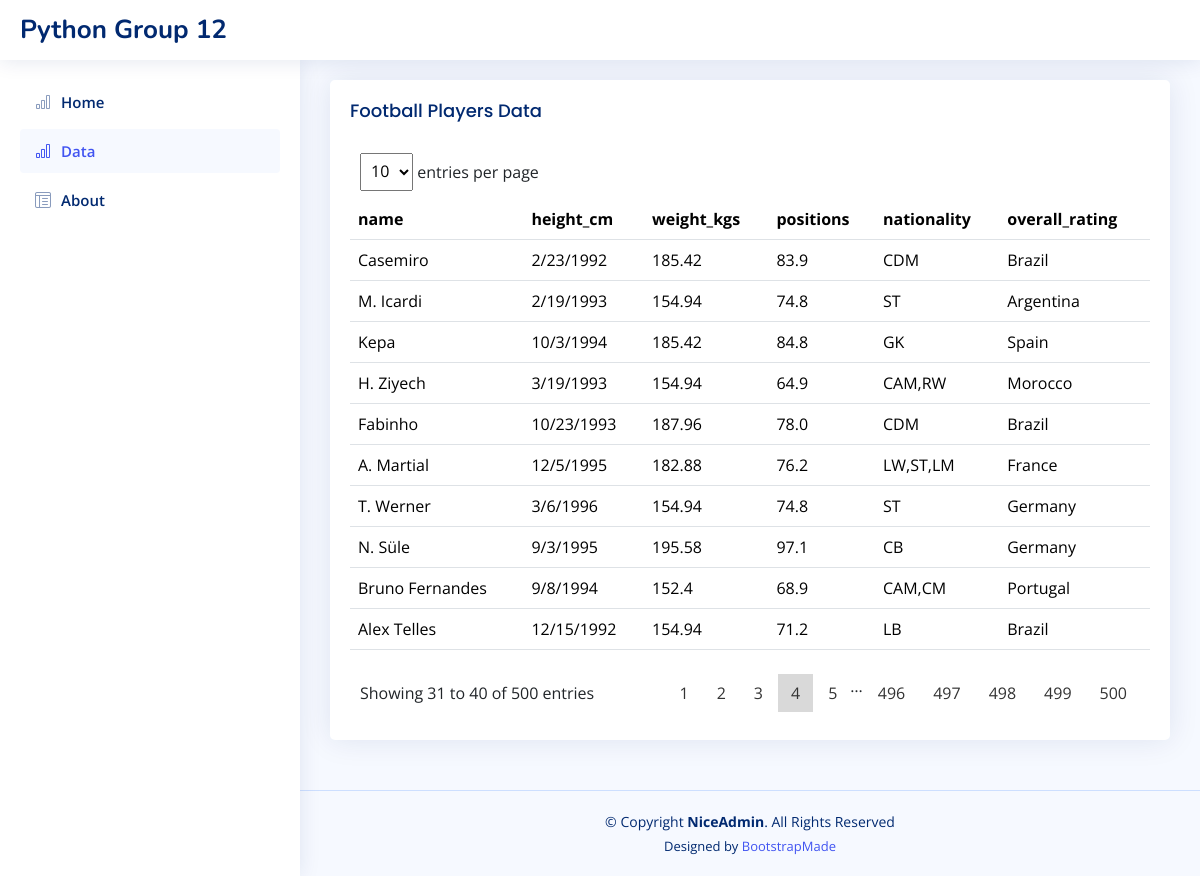
The page /data?page=4&per_page=10 on the database its author committed.
### tables this page shows
CREATE TABLE "players" (
"index" INTEGER,
  "Unnamed: 0" INTEGER,
  "name" TEXT,
  "birth_date" TEXT,
  "height_cm" REAL,
  "weight_kgs" REAL,
  "positions" TEXT,
  "nationality" TEXT,
  "overall_rating" INTEGER
);

### website/index.py (the view)
@app.route("/data")
def data():
    page = request.args.get('page', 1, type=int)
    PER_PAGE = request.args.get('per_page',10, type=int)
    start = (page - 1) * PER_PAGE
    end = start + PER_PAGE
    print(start, end)
    con = sqlite3.connect(r'database\Football.db')
    cursor = con.cursor()
    players = cursor.execute(f"SELECT * FROM players limit {start}, {PER_PAGE}").fetchall()
    total_number = cursor.execute("SELECT COUNT(*) FROM players").fetchone()[0]
    con.close()
    g.per_page = PER_PAGE
    g.start = start
    g.end = end
    g.page = page
    g.current_year = datetime.datetime.now().year
    return render_template('data.html', players=players, total_number = total_number)

### website/templates/data.html (shortened to what this page needs)
<!DOCTYPE html>
<html lang="en">
<head>
  <link href="/assets/vendor/bootstrap/css/bootstrap.min.css" rel="stylesheet">
  <link href="/assets/vendor/bootstrap-icons/bootstrap-icons.css" rel="stylesheet">
  <link href="/assets/vendor/simple-datatables/style.css" rel="stylesheet">
  <link href="/assets/css/style.css" rel="stylesheet">
</head>
<body>
  <header id="header" class="header fixed-top d-flex align-items-center">
    <div class="d-flex align-items-center justify-content-between">
      <a href="index.html" class="logo d-flex align-items-center">
        <span class="d-none d-lg-block">Python Group 12</span>
      </a>
    </div>
  </header>
  <aside id="sidebar" class="sidebar">
    <ul class="sidebar-nav" id="sidebar-nav">
      <li class="nav-item">
        <a class="nav-link collapsed" data-bs-target="#charts-nav" data-bs-toggle="collapsed" href="{{ url_for('index') }}">
          <i class="bi bi-bar-chart"></i><span>Home</span>
        </a>
      </li>
      <li class="nav-item">
        <a class="nav-link " data-bs-target="#charts-nav" data-bs-toggle="collapsed" href="{{ url_for('data') }}">
          <i class="bi bi-bar-chart"></i><span>Data</span>
        </a>
      </li>
      <li class="nav-item">
        <a class="nav-link collapsed" data-bs-target="#tables-nav" data-bs-toggle="show" href="{{ url_for('about') }}">
          <i class="bi bi-layout-text-window-reverse"></i><span>About</span>
        </a>
      </li>
    </ul>
  </aside>
  <main id="main" class="main">
    <section class="section">
      <div class="row">
        <div class="col-lg-12">
          <div class="card">
            <div class="card-body">
              <h5 class="card-title">Football Players Data</h5>
              <div class="datatable-top">
    <div class="datatable-dropdown">
            <label>
              <form id="per_page_form" method="get" action="{{ url_for('data') }}">
                <select class="datatable-selector" name="per_page" id="per_page" onchange="this.form.submit()">
                  <option value="10" {% if g.per_page == 10 %} selected="" {% endif %} >10</option>
                </select> entries per page
              </form>
            </label>
        </div>
</div>
              <table class="table datatable">
                <thead>
                  <tr>
                    <th>
                      name
                    </th>
                    <th>height_cm</th>
                    <th>weight_kgs</th>
                    <th>positions</th>
                    <th>nationality</th>
                    <th>overall_rating</th>
                  </tr>
                </thead>
                <tbody>
                  {%for p in players %}
                  <tr>
                    <td>{{p[2]}}</td>
                    <td>{{p[3]}}</td>
                    <td>{{p[4]}}</td>
                    <td>{{p[5]}}</td>
                    <td>{{p[6]}}</td>
                    <td>{{p[7]}}</td>
                  </tr>
                  {% endfor %}
                </tbody>
              </table>
              <div class="datatable-bottom">
    <div class="datatable-info">Showing {{g.start+1}} to {{g.end}} of {{total_number}} entries</div>
    <nav class="datatable-pagination">
      <ul class="datatable-pagination-list">
      {%if total_number > 10 %}
        {%for i in range(5)%}
        {%if i+1 == g.page %}
        <li class="datatable-pagination-list-item datatable-active"><a data-page="1" class="datatable-pagination-list-item-link" aria-label="Page 1">{{i+1}}</a></li>
        {%else %}
        <li class="datatable-pagination-list-item"><a data-page="{{i+1}}" class="datatable-pagination-list-item-link" aria-label="Page 2" href="{{ url_for('data', page = i+1, per_page = g.per_page) }}">{{i+1}}</a></li>
        {%endif%}
        {% endfor %}
      <li>…</li>
      {%for i in range(total_number-5,total_number)%}
        <li class="datatable-pagination-list-item"><a data-page="{{i+1}}" class="datatable-pagination-list-item-link" aria-label="Page 2" href="{{ url_for('data', page = i+1, per_page = g.per_page) }}">{{i+1}}</a></li>
      {% endfor %}
      {% endif %}
      </ul>
      </div>
            </div>
          </div>
        </div>
      </div>
    </section>
  </main>
  <footer id="footer" class="footer">
    <div class="copyright">
      &copy; Copyright <strong><span>NiceAdmin</span></strong>. All Rights Reserved
    </div>
    <div class="credits">
      Designed by <a href="https://bootstrapmade.com/">BootstrapMade</a>
    </div>
  </footer>
</body>
</html>

### website/assets/css/style.css (style rules this page uses)
:root { scroll-behavior: smooth; }
body { font-family: "Open Sans", sans-serif; background: #f6f9ff; color: #444444; }
a { color: #4154f1; text-decoration: none; }
h1, h2, h3, h4, h5, h6 { font-family: "Nunito", sans-serif; }
#main { margin-top: 60px; padding: 20px 30px; transition: all 0.3s; }
.card { margin-bottom: 30px; border: none; border-radius: 5px; box-shadow: 0px 0 30px rgba(1, 41, 112, 0.1); }
.card-title { padding: 20px 0 15px 0; font-size: 18px; font-weight: 500; color: #012970; font-family: "Poppins", sans-serif; }
.card-body { padding: 0 20px 20px 20px; }
.logo { line-height: 1; }
@media (min-width: 1200px) { .logo { width: 280px; } }
.logo span { font-size: 26px; font-weight: 700; color: #012970; font-family: "Nunito", sans-serif; }
.header { transition: all 0.5s; z-index: 997; height: 60px; box-shadow: 0px 2px 20px rgba(1, 41, 112, 0.1); background-color: #fff; padding-left: 20px; }
.sidebar { position: fixed; top: 60px; left: 0; bottom: 0; width: 300px; z-index: 996; transition: all 0.3s; padding: 20px; overflow-y: auto; scrollbar-width: thin; scrollbar-color: #aab7cf transparent; box-shadow: 0px 0px 20px rgba(1, 41, 112, 0.1); background-color: #fff; }
@media (min-width: 1200px) { #main, #footer { margin-left: 300px; } }
.sidebar-nav { padding: 0; margin: 0; list-style: none; }
.sidebar-nav li { padding: 0; margin: 0; list-style: none; }
.sidebar-nav .nav-item { margin-bottom: 5px; }
.sidebar-nav .nav-link { display: flex; align-items: center; font-size: 15px; font-weight: 600; color: #4154f1; transition: 0.3; background: #f6f9ff; padding: 10px 15px; border-radius: 4px; }
.sidebar-nav .nav-link i { font-size: 16px; margin-right: 10px; color: #4154f1; }
.sidebar-nav .nav-link.collapsed { color: #012970; background: #fff; }
.sidebar-nav .nav-link.collapsed i { color: #899bbd; }
.footer { padding: 20px 0; font-size: 14px; transition: all 0.3s; border-top: 1px solid #cddfff; }
.footer .copyright { text-align: center; color: #012970; }
.footer .credits { padding-top: 5px; text-align: center; font-size: 13px; color: #012970; }

### rows shown on the page
players: name "Casemiro", birth_date "2/23/1992", height_cm "185.42", weight_kgs "83.9", positions "CDM", nationality "Brazil"
players: name "M. Icardi", birth_date "2/19/1993", height_cm "154.94", weight_kgs "74.8", positions "ST", nationality "Argentina"
players: name "Kepa", birth_date "10/3/1994", height_cm "185.42", weight_kgs "84.8", positions "GK", nationality "Spain"
players: name "H. Ziyech", birth_date "3/19/1993", height_cm "154.94", weight_kgs "64.9", positions "CAM,RW", nationality "Morocco"
players: name "Fabinho", birth_date "10/23/1993", height_cm "187.96", weight_kgs "78.0", positions "CDM", nationality "Brazil"
players: name "A. Martial", birth_date "12/5/1995", height_cm "182.88", weight_kgs "76.2", positions "LW,ST,LM", nationality "France"
players: name "T. Werner", birth_date "3/6/1996", height_cm "154.94", weight_kgs "74.8", positions "ST", nationality "Germany"
players: name "N. Süle", birth_date "9/3/1995", height_cm "195.58", weight_kgs "97.1", positions "CB", nationality "Germany"
players: name "Bruno Fernandes", birth_date "9/8/1994", height_cm "152.4", weight_kgs "68.9", positions "CAM,CM", nationality "Portugal"
players: name "Alex Telles", birth_date "12/15/1992", height_cm "154.94", weight_kgs "71.2", positions "LB", nationality "Brazil"

### other values the page prints
{{ g.start+1 }} "31"
{{ g.end }} "40"
{{ total_number }} "500"
{{ i+1 }} "1" "2" "3" "5"
{{ i+1 }} "4"
{{ i+1 }} "496" "497" "498" "499" "500"
